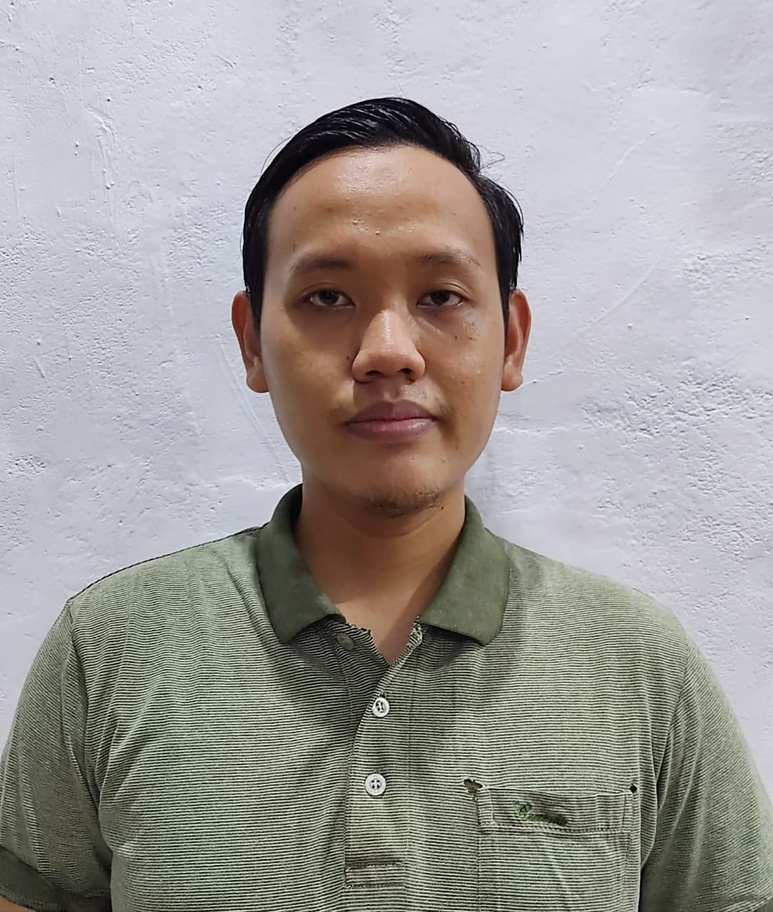
#> input picture Pertemuan 4/Translation Agung Ramadhan/PCD_Agung_Ramadhan/agung.jpeg, 773 x 912 px, shrunk from 1085 x 1280 before the run
$ python translation_agungramadhan.py
#> lines starting #> are read from the running program, lines starting #| are printed output that depends on the picture
import cv2
import numpy as np

load = cv2.imread('agung.jpeg',1)
#> load is the input picture: shape (912, 773, 3); mean B, G, R 152.9, 155.8, 158.9
width, height = load.shape[1], load.shape[0]
#> width = 773; height = 912

trans = np.float32([[1,0,50], [0,1,150]])
img_trans = cv2.warpAffine(load, trans, (width, height))
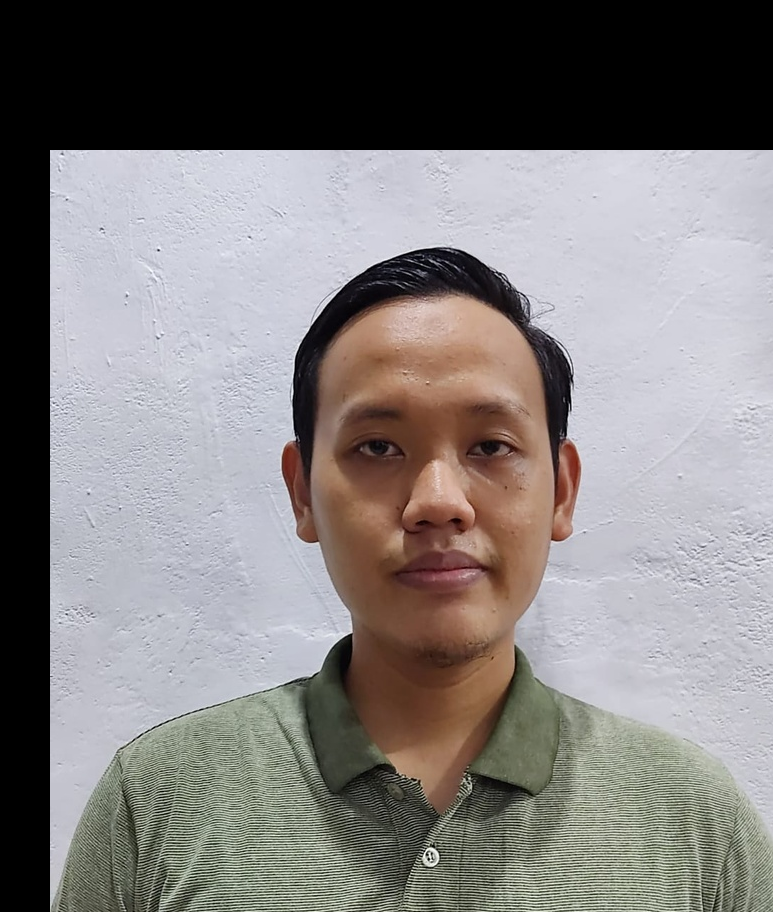
#> img_trans: shape (912, 773, 3); mean B, G, R 125, 125.7, 129.6

cv2.imshow('image yang digeser', img_trans)

cv2.waitKey(0)
cv2.destroyAllWindows()
